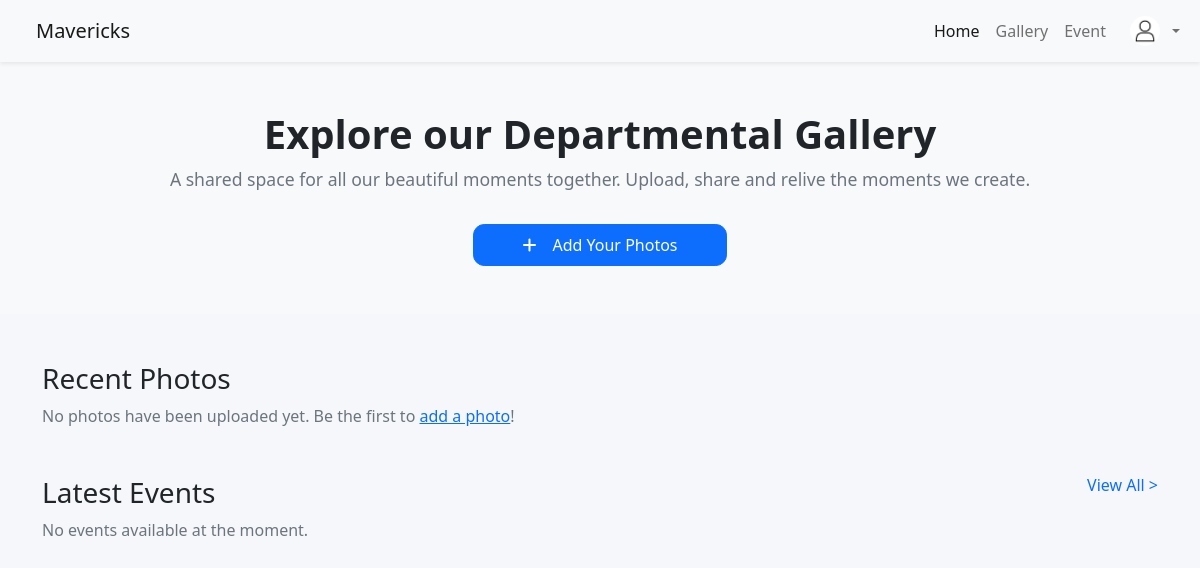
The app's page /, older data.
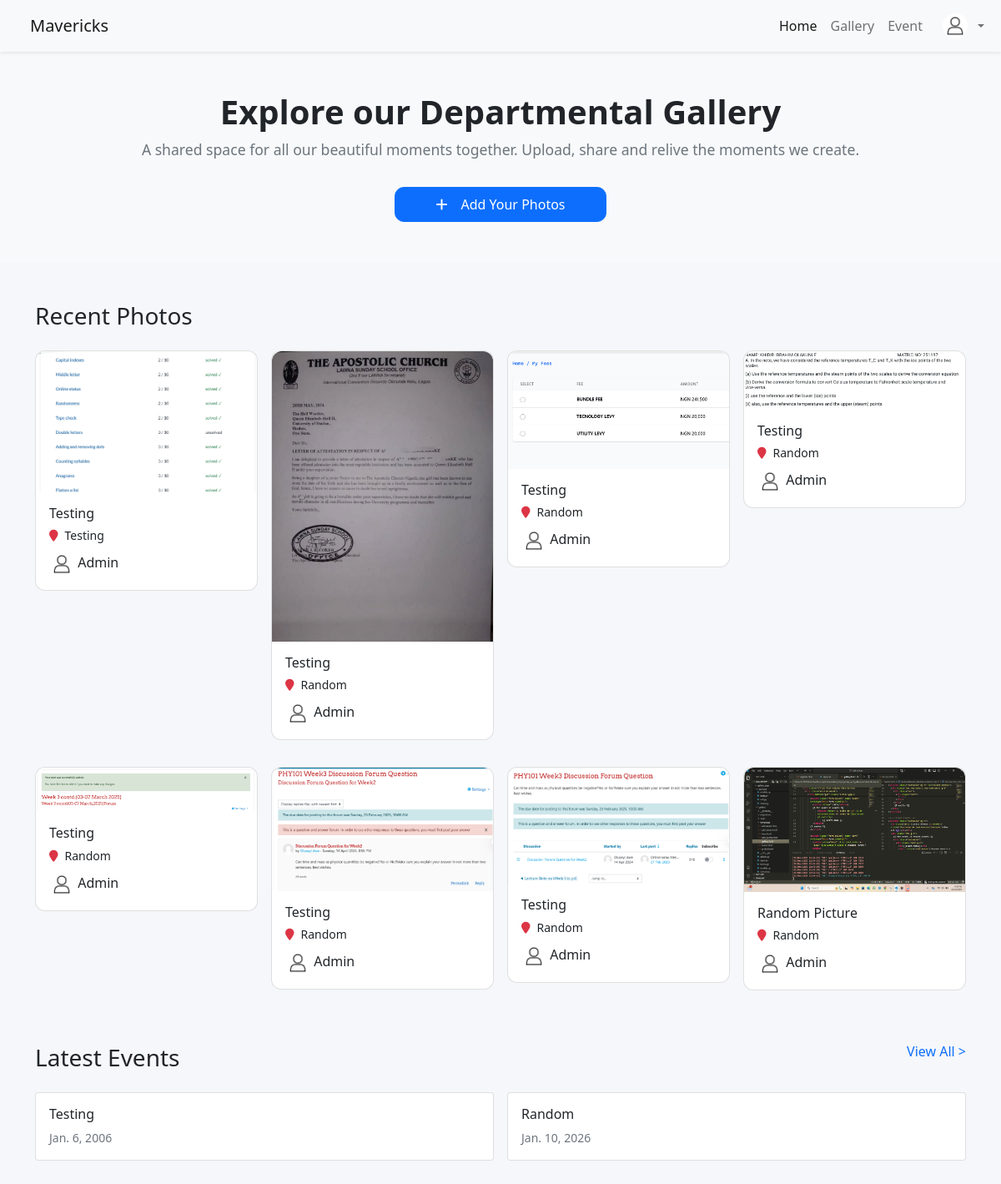
The same page, newer data.
### gallery/models.py (models this page shows, shortened)
class Photo(models.Model):
    user = models.ForeignKey(User, on_delete=models.CASCADE, related_name='photos')
    image = models.ImageField(upload_to='images/')
    caption = models.CharField(max_length=255, blank=True)
    event = models.ForeignKey(
        Event,
        on_delete=models.SET_NULL,
        null=True,
        blank=True,
        related_name='photos'
    )
    is_approved = models.BooleanField(default=True)
    created_at = models.DateTimeField(auto_now_add=True)

class Event(models.Model):
    name = models.CharField(max_length=150, unique=True)
    description = models.TextField(null=True, blank=True)
    date = models.DateField(null=True, blank=True)
    created_at = models.DateTimeField(auto_now_add=True)

class Profile(models.Model):
    user = models.OneToOneField(User, on_delete=models.CASCADE)
    image = models.ImageField(
        upload_to='profiles/',
        default='profiles/default.jpg',
        blank=True
    )
    bio = models.TextField(blank=True)
    contact = models.CharField(blank=True, max_length=20)
    email = models.EmailField(blank=True)
    created_at = models.DateTimeField(auto_now_add=True, null=True, blank=True)

### gallery/views.py (the view)
# urls.py: path('', views.home, name='home'),
def home(request):
    recent_photos = Photo.objects.order_by('-created_at')[:8]
    recent_events = Event.objects.order_by('-created_at')[:2]
    total_photos = 0
    for photo in recent_photos:
        total_photos +=1
    context = {
        'recent_photos': recent_photos,
        'recent_events': recent_events,
        'total_photos': total_photos
    }
    return render(request, 'home.html', context)

### gallery/templates/home.html
{% extends 'base.html' %}
{% load static %}
{% block content %}
<section class="hero-section bg-light text-center  py-5">
  <div class="container">
    <h1>Explore our Departmental Gallery</h1>
    <p>A shared space for all our beautiful moments together. Upload, share and relive the moments we create.</p>
    <a href="{% url 'add_photo' %}" class="btn btn-primary mt-3 px-5 py-2 hero-btn"><i class="fa-solid fa-plus me-3"></i>Add Your Photos</a>
  </div>
</section>
<section class="container my-5" id="recent-photos">
  <h3 class="mb-4">Recent Photos</h3>
  <div class="row row-cols-2 row-cols-md-4 g-3" data-masonry='{"percentPosition": true }'>
    {% for photo in recent_photos %}
    <div class="col">
      <div class="card">
        <a href="{{ photo.image.url }}" class="glightbox" data-gallery="department-gallery" data-title="{{ photo.caption|capfirst }} - {{ photo.event.name }} by {{ photo.user }}">
          <img src="{{photo.image.url}}" class="gallery-img" alt="Gallery image">
        </a>
        <div class="card-body">
          <h6 class="mb-1 text-capitalize">{{photo.caption}}</h6>
          <small class="text-secondary-emphasis"><i class="fa-solid fa-map-marker pe-2 text-danger"></i>{{photo.event.name}}</small>
          <a href="{% url 'user_profile' photo.user.username %}" class="text-decoration-none">
            <p class="text-capitalize mt-2 mb-0 text-dark">
              {% if photo.user.profile.image.name %}
                <img src="{{ photo.user.profile.image.url }}" class="rounded-circle" width="30" height="30" style="object-fit: cover;">
              {% else %}
                <img src="{% static 'profiles/default.jpg' %}" class="rounded-circle" width="30" height="30" style="object-fit: cover;">
              {% endif %}
              </i>{{photo.user}}
            </p>
          </a>
        </div>
      </div>
    </div>
     {% endfor %}
  </div>
  {% if recent_photos|length == 0 %}
    <p class="text-muted">No photos have been uploaded yet. Be the first to <a href="{% url 'add_photo' %}">add a photo</a>!</p>
  {% endif %}
</section>
<section class="container my-5">
  <h3 class="mb-4">Latest Events <a href="/events/" class="float-end h6 text-decoration-none">View All &gt;</a></h3>
  <div class="row g-3">
    {% for event in recent_events %}
    <div class="col-md-6">
      <div class="card p-3">
        <h6>{{event.name}}</h6>
        <small class="text-muted">{{event.date}}</small>
      </div>
    </div>
    {% endfor %}
  </div>
  {% if recent_events|length == 0 %}
    <p class="text-muted">No events available at the moment.</p>
  {% endif %}
</section>
{% endblock %}

### gallery/templates/base.html (shortened to what this page needs)
{% load static %}
<!DOCTYPE html>
<html lang="en">
<head>
    <link rel="stylesheet" href="https://cdnjs.cloudflare.com/ajax/libs/font-awesome/6.5.2/css/all.min.css" />
    <link rel="stylesheet" href="https://cdn.jsdelivr.net/npm/glightbox/dist/css/glightbox.min.css">
    <link href="https://cdn.jsdelivr.net/npm/bootstrap@5.0.2/dist/css/bootstrap.min.css" rel="stylesheet">
    <link rel="stylesheet" href="{% static 'style.css' %}">
</head>
<body>
<nav class="navbar navbar-expand-lg sticky-top navbar-light bg-light shadow-sm">
  <div class="container-fluid">
    <a class="navbar-brand" href="{% url 'home' %}">Mavericks</a>
    <div class="collapse navbar-collapse" id="navbarNav">
      <ul class="navbar-nav ms-auto">
        <li class="nav-item">
          <a class="nav-link active" aria-current="page" href="{% url 'home' %}">Home</a>
        </li>
        <li class="nav-item">
          <a class="nav-link" href="{% url 'gallery' %}">Gallery</a>
        </li>
        <li class="nav-item">
          <a class="nav-link" href="{% url 'events' %}">Event</a>
        </li>
      </ul>
       <ul class="navbar-nav ps-2">
      <li class="nav-item dropdown">
      <a class="nav-link dropdown-toggle d-flex align-items-center"
         href="#"
         id="navbarProfileDropdown"
         role="button"
         data-bs-toggle="dropdown"
         aria-expanded="false">
        {% if user.is_authenticated %}
          {% if user.profile.image %}
            <img src="{{ user.profile.image.url }}"
                 class="rounded-circle me-2"
                 alt="Profile"
                 style="width: 30px; height: 30px; object-fit: cover;">
          {% else %}
            <img src="{% static 'default.jpg' %}"
                 class="rounded-circle me-2"
                 alt="Profile"
                 style="width: 30px; height: 30px; object-fit: cover;">
          {% endif %}
          {{ user.username }}
        {% else %}
        <img src="{% static 'default.jpg' %}"
                 class="rounded-circle me-2"
                 alt="Profile"
                 style="width: 30px; height: 30px; object-fit: cover;">
        {% endif %}
      </a>
      </ul>
    </div>
  </div>
</nav>
{% block content %}
{% endblock %}
</body>
</html>

### gallery/static/style.css (style rules this page uses)
body { background-color: #f5f7fa; }
.navbar-brand { padding-left: 1.5rem !important; font-weight: 500; }
.hero-section { padding: 80px 0; text-align: center; }
.hero-section h1 { font-size: 2.5rem; font-weight: 600; }
.hero-section p { font-size: 1.1rem; color: #6c757d; }
.hero-btn { border-radius: .7rem !important; }
.col .card { break-inside: avoid; border-radius: 0.75rem; }
.gallery-img { width: 100%; height: auto; object-fit: cover; border-top-left-radius: 0.75rem; border-top-right-radius: 0.75rem; }
.row[data-masonry] > * { margin-bottom: 1rem; }

Row changes from the older to the newer data that the page shows:
added Photo: image (picture), caption "Testing", event.name "Testing", user.profile.image (placeholder picture), user "Admin"
added Photo: image (picture), caption "Testing", event.name "Random", user.profile.image (placeholder picture), user "Admin"
added Photo: image (picture), caption "Testing", event.name "Random", user.profile.image (placeholder picture), user "Admin"
added Photo: image (picture), caption "Testing", event.name "Random", user.profile.image (placeholder picture), user "Admin"
added Photo: image (picture), caption "Testing", event.name "Random", user.profile.image (placeholder picture), user "Admin"
added Photo: image (picture), caption "Testing", event.name "Random", user.profile.image (placeholder picture), user "Admin"
added Photo: image (picture), caption "Testing", event.name "Random", user.profile.image (placeholder picture), user "Admin"
added Photo: image (picture), caption "Random Picture", event.name "Random", user.profile.image (placeholder picture), user "Admin"
added Event: name "Testing", date "Jan. 6, 2006"
added Event: name "Random", date "Jan. 10, 2026"
Text that changed along with them:
text no longer shown: "No photos have been uploaded yet. Be the first to add a photo ! No events available at the moment."
